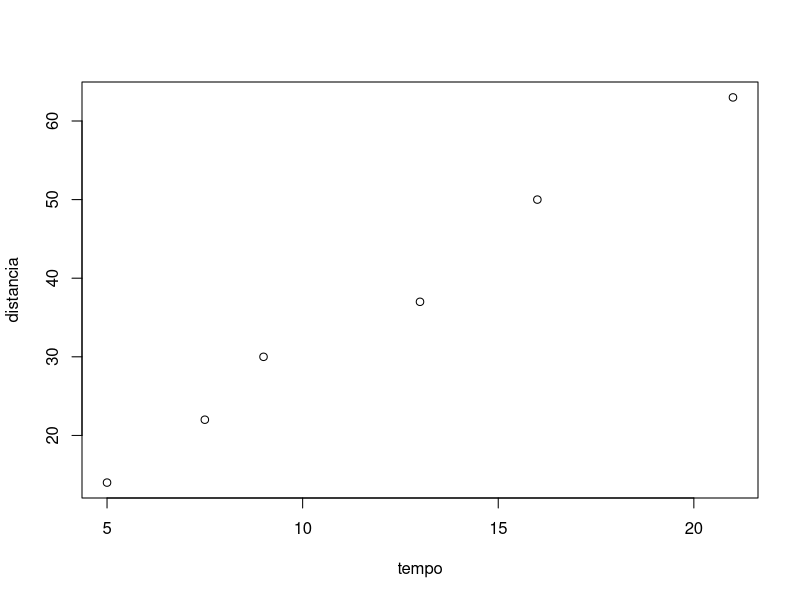
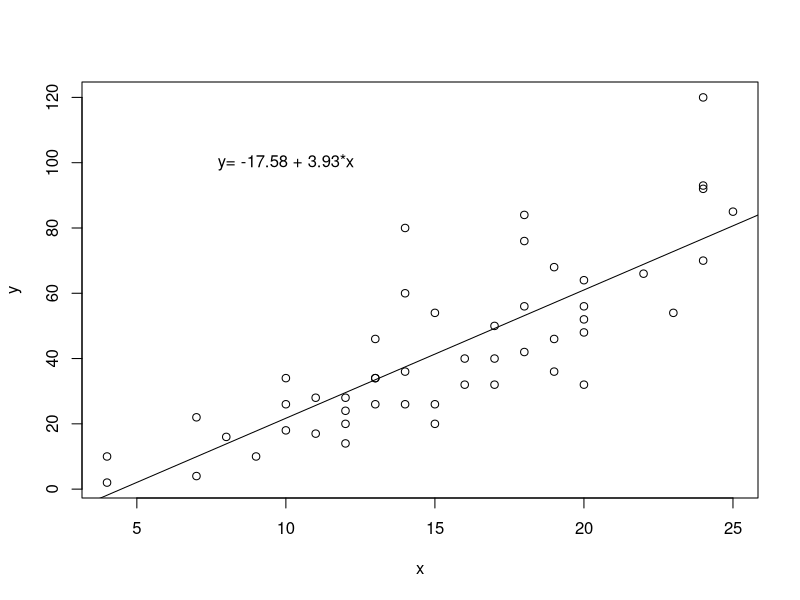

Write R code to recreate these figures, in order.
tempo =      c(5, 9, 13, 7.5, 16, 21)
distancia = c(14, 30, 37, 22, 50, 63)

cor(tempo, distancia)
plot(tempo, distancia)

n = length(tempo)

x = tempo
y = distancia
num = n*sum(x*y) - sum(x)*sum(y)
den1 = sqrt(n*sum(x^2) - sum(x)^2)
den2 = sqrt(n*sum(y^2) - sum(y)^2)

num/(den1*den2)

cor(x,y)





x = cars$speed
y = cars$dist

plot(x,y)
reta = lm(y~x)

a = round(reta$coefficients[1], 2)
b = round(reta$coefficients[2], 2)

abline(a = a, b = b)
text(10,100, paste0('y= ', a, ' + ', b, '*x'))
